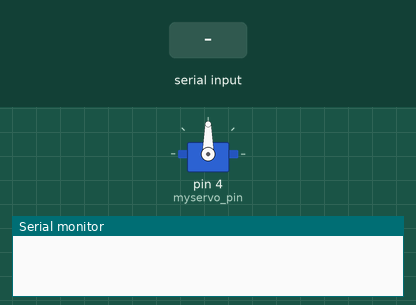
The sketch below on a simulated Arduino Uno, built with avr-gcc and run on an emulated ATmega328P. On the bench: servo, the last lines printed to the serial monitor. Inputs (shaded band) come from the test bench.

Above: at 1.2 s.
1.3 s: "F" received over Serial
At 1.9 s:
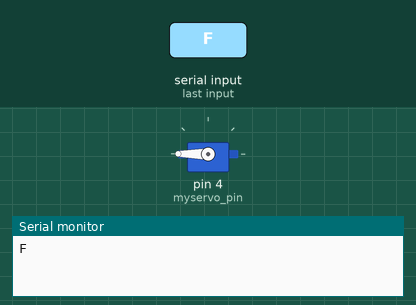
4.3 s: "B" received over Serial
At 5.3 s:
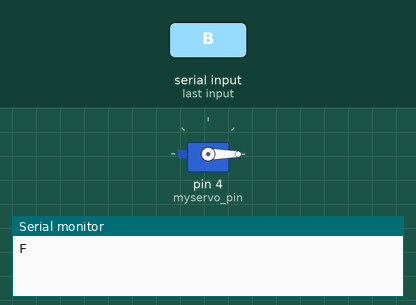
Timing chart, 0 to 7.3 s (numbered marks = the images above; inputs shaded):
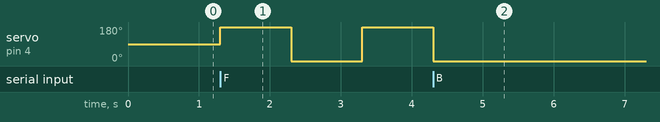

Measured:
- after the input at 1.3 s, servo on pin 4 (myservo_pin): 90° → 180° at once, → 0° 1.0 s later, → 180° 1.0 s later
- after the input at 4.3 s, servo on pin 4 (myservo_pin): goes on until 4.3 s, then stays 0°

The sketch:

BluetoothModule_Servo.ino
```cpp
//code by Paul Khristian B. Marasigan

#include <Servo.h>
#define UP 180
#define DOWN 0

Servo myservo;

char bluetooth;
int myservo_pin = 4;

void myservo_pos(int pos) {
  myservo.write(pos);
}

void setup() {
 myservo.attach(myservo_pin);
 Serial.begin(9600);

}

void loop() {
if(Serial.available()){
  bluetooth = Serial.read();
  Serial.println(bluetooth);
  }
  if(bluetooth == 'F'){
  myservo_pos(UP);
  delay(1000);
  myservo_pos(DOWN);
  delay(1000);
 }
  if(bluetooth == 'B'){
  myservo_pos(DOWN);
 }
}
```
